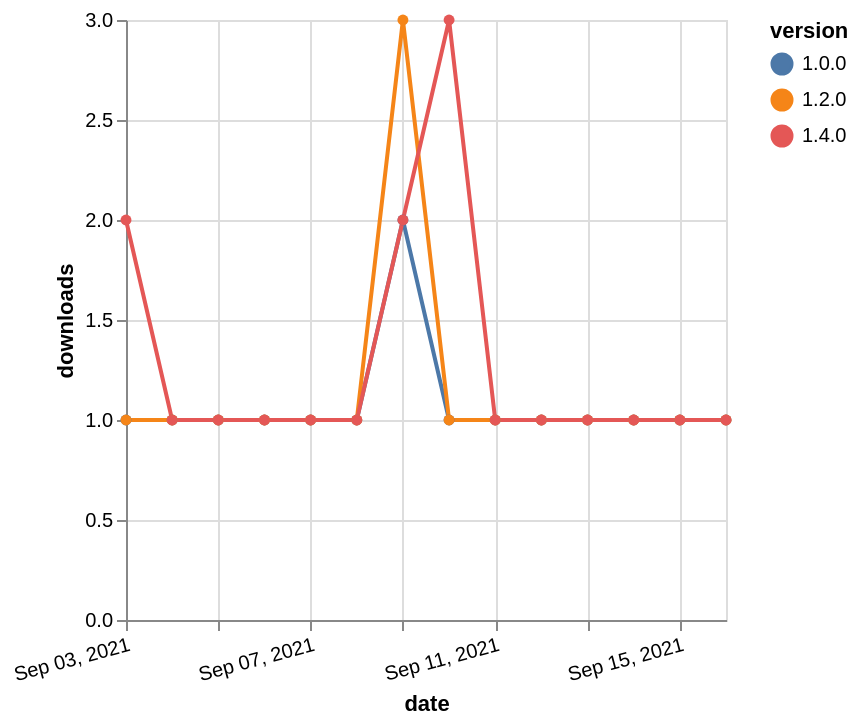

Vega-Lite specification for this chart:
### Vega-Lite specification from a JSON file in a GitHub repository (floating-point values rounded to 4 significant figures)
{"$schema": "https://vega.github.io/schema/vega-lite/v5.json", "description": "A simple bar chart with embedded data.", "data": {"values": [{"date": "2021-09-03", "total": 158, "delta": 1, "version": "1.0.0"}, {"date": "2021-09-04", "total": 159, "delta": 1, "version": "1.0.0"}, {"date": "2021-09-05", "total": 160, "delta": 1, "version": "1.0.0"}, {"date": "2021-09-06", "total": 161, "delta": 1, "version": "1.0.0"}, {"date": "2021-09-07", "total": 162, "delta": 1, "version": "1.0.0"}, {"date": "2021-09-08", "total": 163, "delta": 1, "version": "1.0.0"}, {"date": "2021-09-09", "total": 165, "delta": 2, "version": "1.0.0"}, {"date": "2021-09-10", "total": 166, "delta": 1, "version": "1.0.0"}, {"date": "2021-09-11", "total": 167, "delta": 1, "version": "1.0.0"}, {"date": "2021-09-12", "total": 168, "delta": 1, "version": "1.0.0"}, {"date": "2021-09-13", "total": 169, "delta": 1, "version": "1.0.0"}, {"date": "2021-09-14", "total": 170, "delta": 1, "version": "1.0.0"}, {"date": "2021-09-15", "total": 171, "delta": 1, "version": "1.0.0"}, {"date": "2021-09-16", "total": 172, "delta": 1, "version": "1.0.0"}, {"date": "2021-09-03", "total": 184, "delta": 1, "version": "1.2.0"}, {"date": "2021-09-04", "total": 185, "delta": 1, "version": "1.2.0"}, {"date": "2021-09-05", "total": 186, "delta": 1, "version": "1.2.0"}, {"date": "2021-09-06", "total": 187, "delta": 1, "version": "1.2.0"}, {"date": "2021-09-07", "total": 188, "delta": 1, "version": "1.2.0"}, {"date": "2021-09-08", "total": 189, "delta": 1, "version": "1.2.0"}, {"date": "2021-09-09", "total": 192, "delta": 3, "version": "1.2.0"}, {"date": "2021-09-10", "total": 193, "delta": 1, "version": "1.2.0"}, {"date": "2021-09-11", "total": 194, "delta": 1, "version": "1.2.0"}, {"date": "2021-09-12", "total": 195, "delta": 1, "version": "1.2.0"}, {"date": "2021-09-13", "total": 196, "delta": 1, "version": "1.2.0"}, {"date": "2021-09-14", "total": 197, "delta": 1, "version": "1.2.0"}, {"date": "2021-09-15", "total": 198, "delta": 1, "version": "1.2.0"}, {"date": "2021-09-16", "total": 199, "delta": 1, "version": "1.2.0"}, {"date": "2021-09-03", "total": 124, "delta": 2, "version": "1.4.0"}, {"date": "2021-09-04", "total": 125, "delta": 1, "version": "1.4.0"}, {"date": "2021-09-05", "total": 126, "delta": 1, "version": "1.4.0"}, {"date": "2021-09-06", "total": 127, "delta": 1, "version": "1.4.0"}, {"date": "2021-09-07", "total": 128, "delta": 1, "version": "1.4.0"}, {"date": "2021-09-08", "total": 129, "delta": 1, "version": "1.4.0"}, {"date": "2021-09-09", "total": 131, "delta": 2, "version": "1.4.0"}, {"date": "2021-09-10", "total": 134, "delta": 3, "version": "1.4.0"}, {"date": "2021-09-11", "total": 135, "delta": 1, "version": "1.4.0"}, {"date": "2021-09-12", "total": 136, "delta": 1, "version": "1.4.0"}, {"date": "2021-09-13", "total": 137, "delta": 1, "version": "1.4.0"}, {"date": "2021-09-14", "total": 138, "delta": 1, "version": "1.4.0"}, {"date": "2021-09-15", "total": 139, "delta": 1, "version": "1.4.0"}, {"date": "2021-09-16", "total": 140, "delta": 1, "version": "1.4.0"}]}, "width": "container", "mark": {"type": "line", "point": {"filled": true}}, "encoding": {"x": {"field": "date", "type": "temporal", "timeUnit": "yearmonthdate", "title": "date", "axis": {"labelAngle": -15}}, "y": {"field": "delta", "type": "quantitative", "title": "downloads"}, "color": {"field": "version", "type": "nominal"}, "tooltip": {"field": "delta"}}}
